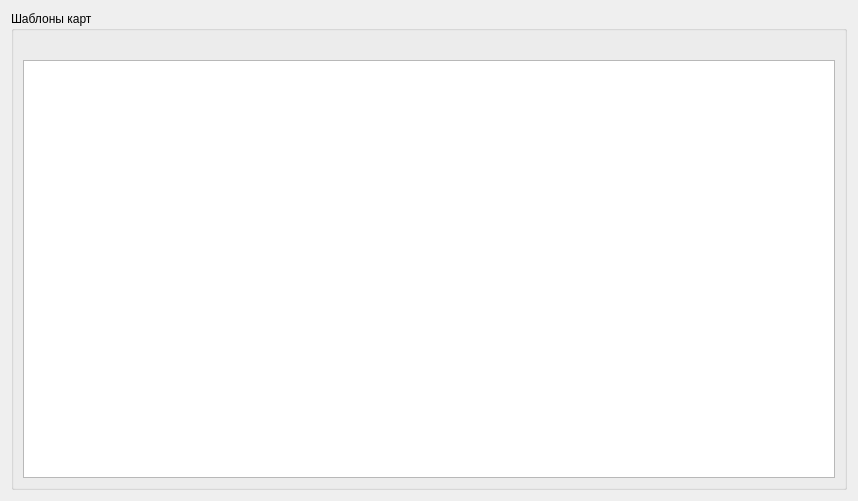
<?xml version="1.0" encoding="UTF-8"?>
<ui version="4.0">
 <class>AutoMap</class>
 <widget class="QWidget" name="AutoMap">
  <property name="geometry">
   <rect>
    <x>0</x>
    <y>0</y>
    <width>858</width>
    <height>501</height>
   </rect>
  </property>
  <property name="windowTitle">
   <string>Формирование карт погоды</string>
  </property>
  <layout class="QGridLayout" name="gridLayout">
   <item row="0" column="0">
    <widget class="QGroupBox" name="gbMain_">
     <property name="title">
      <string>Шаблоны карт</string>
     </property>
     <layout class="QVBoxLayout" name="verticalLayout">
      <item>
       <layout class="QHBoxLayout" name="horizontalLayout">
        <item>
         <spacer name="horizontalSpacer">
          <property name="orientation">
           <enum>Qt::Horizontal</enum>
          </property>
          <property name="sizeHint" stdset="0">
           <size>
            <width>40</width>
            <height>20</height>
           </size>
          </property>
         </spacer>
        </item>
       </layout>
      </item>
      <item>
       <widget class="QTableView" name="tView_">
        <property name="showGrid">
         <bool>false</bool>
        </property>
        <attribute name="horizontalHeaderVisible">
         <bool>true</bool>
        </attribute>
        <attribute name="verticalHeaderVisible">
         <bool>false</bool>
        </attribute>
       </widget>
      </item>
     </layout>
    </widget>
   </item>
  </layout>
 </widget>
 <resources/>
 <connections/>
</ui>
